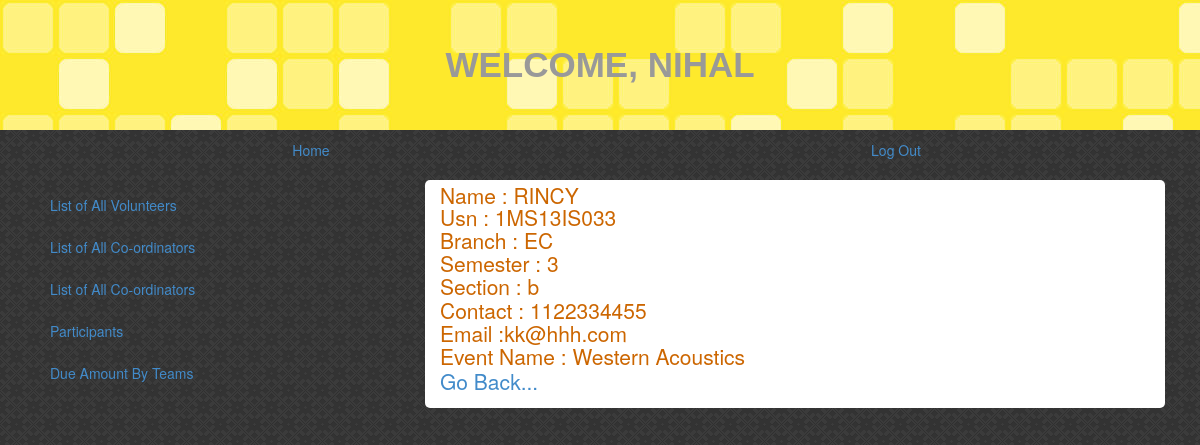
/project/details.php?usn=1MS13IS033 (signed in), run on the app's committed database.
### tables this page shows
CREATE TABLE IF NOT EXISTS `volunteer` (
  `NAME` varchar(30) DEFAULT NULL,
  `USN` varchar(15) NOT NULL DEFAULT '',
  `EMAIL` varchar(50) DEFAULT NULL,
  `BRANCH` varchar(5) DEFAULT NULL,
  `PHNO` varchar(15) DEFAULT NULL,
  `PWD` varchar(30) DEFAULT NULL,
  `SEM` varchar(2) DEFAULT NULL,
  `SEC` varchar(2) DEFAULT NULL,
  `eid` int(11) DEFAULT NULL
);

CREATE TABLE IF NOT EXISTS `event` (
  `EID` int(11) NOT NULL,
  `ENAME` varchar(50) DEFAULT NULL,
  `ETYPE` varchar(20) DEFAULT NULL,
  `FEE` int(11) DEFAULT NULL,
  `LOCATION` varchar(50) DEFAULT NULL,
  `DT_TM` datetime DEFAULT NULL,
  `MAX_PART` int(11) DEFAULT NULL,
  `MAX_TIME` time DEFAULT NULL,
  `C_USN` varchar(15) DEFAULT NULL
);

### project/details.php (the view, shortened to what this page needs)
<!DOCTYPE html PUBLIC "-//W3C//DTD XHTML 1.0 Transitional//EN" "http://www.w3.org/TR/xhtml1/DTD/xhtml1-transitional.dtd">
<html xmlns="http://www.w3.org/1999/xhtml">
<head>
<?php
function checkAdmin()
{
	$admin = 'admin';
	if($_SESSION['user'] == $admin)
	return 1;
	else
	return 0;
}
?>
<link href="../css/styleForProject.css" rel="stylesheet" type="text/css"/>
<link href="../css/bootstrap.min.css"  rel="stylesheet" type="text/css"/>
</head>
<body>
<div class="container-fluid">
<div class="row">
<header id="pageHeader" >
<?php
$user=$_SESSION['user'];
if(checkAdmin())
{
	echo "Admin's Page";
}
else
{	$sql = "SELECT * FROM VOLUNTEER WHERE USN = '$user'";
$result = mysql_query($sql);
	while($row = mysql_fetch_array($result))
	echo "Welcome, ".$row['NAME'];
}
?>
</header>
</div></div>
<div class="container">
<div class="row">
<div class="nav nav-pills nav-justified">
<li><a href="myAccount.php">Home</a></li>
<li><a href="logout.php">Log Out</a></li>
</div>
</div>
</div>
<div class="container">
<div class="row">
<div class="col-sm-4">
<div id="sidebar">
<div class="nav nav-pills nav-stacked">
<li role="presentation"><a href="allVolunteers.php">List of All Volunteers</a></li>
<li role="presentation"><a href="allCoordinators.php">List of All Co-ordinators</a></li>
<li role="presentation"><a href="eventDetails.php">List of All Co-ordinators</a></li>
<li role="presentation"><a href="allParticipants.php">Participants</a></li>
<li role="presentation"><a href="dueAmt.php">Due Amount By Teams</a></li>
</div>
</div>
</div>
<div class="col-sm-8">
<div class="box">
<?php
if(isset($_GET['usn']))
{
	$usn = $_GET['usn'];
	$sql_for_vol = "select volunteer.*, event.ename from volunteer inner join event on volunteer.eid = event.eid where usn = '$usn'";
	 $result_vol = mysql_query($sql_for_vol);
	 while($row = mysql_fetch_array($result_vol))
	 {
		 echo "<p>Name : ".$row['NAME'];
		 echo "</p><p>Usn : ".$row['USN']."</p><br>";
		 echo "<p>Branch : ".$row['BRANCH']."</p><br>";
		 echo "<p>Semester : ".$row['SEM']."</p><br>";
		 echo "<p>Section : ".$row['SEC']."</p><br>";
		 echo "<p>Contact :  ".$row['PHNO']."</p><br>";
		 echo "<p>Email :".$row['EMAIL']."</p><br>";
			 echo "<p>Event Name :  ".$row[9]."</p>";
	 }
}
?>
<br /><br />
<p>
<a href="myAccount.php">Go Back... </a>
</p>
</div>
</div>
</div>
</div>
</body>
</html>

### css/styleForProject.css (style rules this page uses)
#pageHeader { background:#39F url(../img/bgImg.png) ; color:#999; text-align:center; font-size:2.5em; font-weight:900; font-family:Arial, Helvetica, sans-serif; padding:40px 0px; text-transform:uppercase; overflow:hidden; }
body { background: url(../img/dark_embroidery.png); line-height:1.618em; }
#sidebar { margin:10px 0px; padding:5px; }
.box { border-radius:5px; padding:10px; margin:10px 5px; line-height:1.618px; background:white; color:#C60; }
p { font-size:1.5em; margin: 5px; padding:5px; }

### data on the page
volunteer: NAME "NIHAL"
volunteer: NAME "RINCY", USN "1MS13IS033", BRANCH "EC", SEM "3", SEC "b", PHNO "1122334455", EMAIL "kk@hhh.com", eid.ENAME "Western Acoustics"
